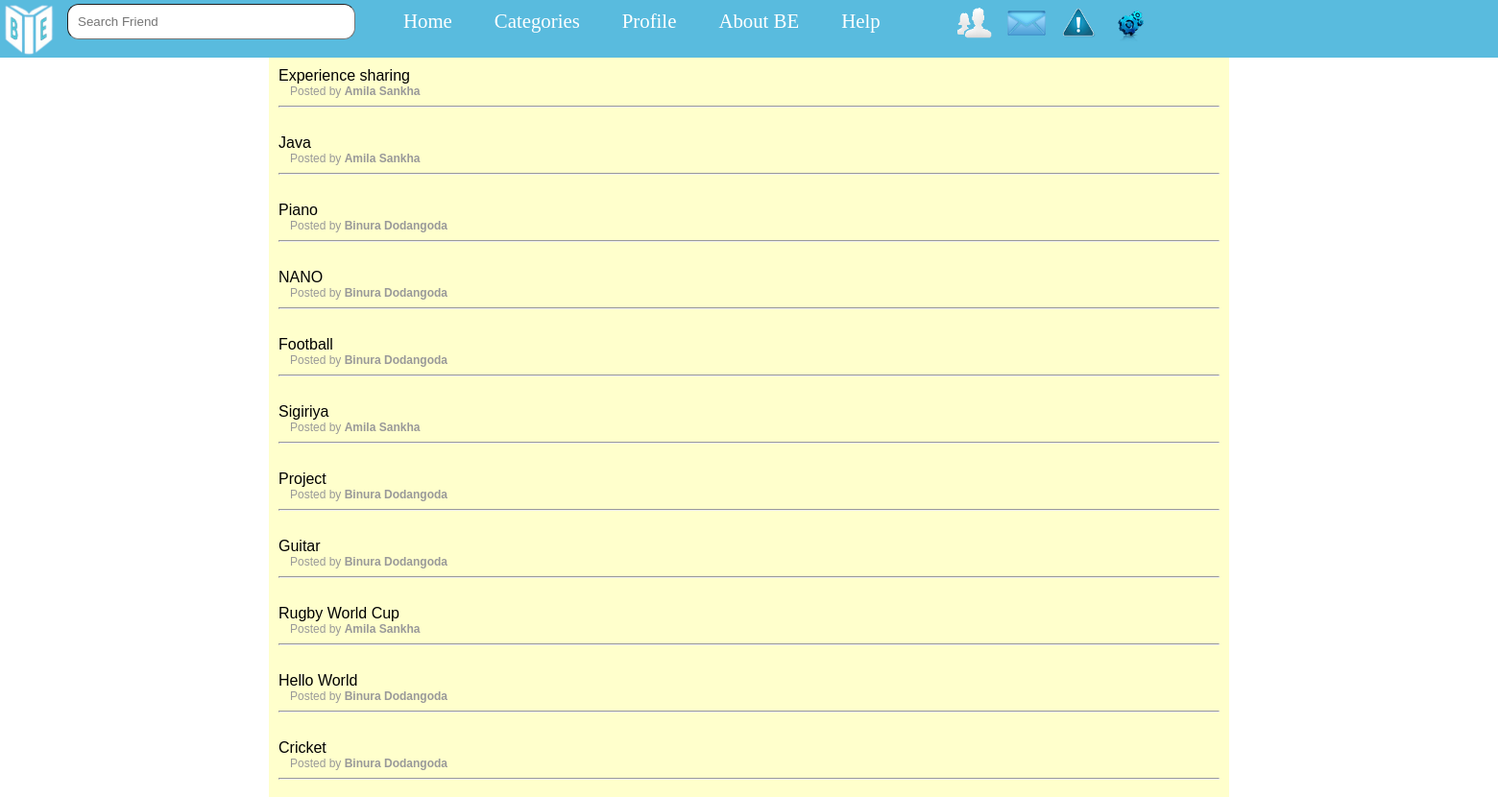
Page /php/homePage.php (signed in) on the committed database.
### tables this page shows
CREATE TABLE IF NOT EXISTS `story` (
  `Story_ID` int(10) NOT NULL AUTO_INCREMENT,
  `Title` varchar(25) NOT NULL,
  `Body` char(250) NOT NULL,
  `Category_ID` int(2) NOT NULL,
  `Type` varchar(2) NOT NULL,
  `Publish_Date` datetime NOT NULL,
  `Author_ID` int(6) NOT NULL,
  `Like_Count` int(4) NOT NULL,
  `Dislike_Feed` int(4) NOT NULL,
  `lastUpdate` datetime NOT NULL,
  PRIMARY KEY (`Story_ID`),
  KEY `Author_ID` (`Author_ID`),
  KEY `Category` (`Category_ID`)
);

CREATE TABLE IF NOT EXISTS `registered_user` (
  `Registation_ID` int(6) NOT NULL AUTO_INCREMENT,
  `User_Level` varchar(1) NOT NULL,
  `First_Name` varchar(25) NOT NULL,
  `Last_Name` varchar(25) NOT NULL,
  `Email_Address` varchar(50) NOT NULL,
  `Password` varchar(100) NOT NULL,
  `Reg.date` date NOT NULL,
  `Profpic` varchar(10) NOT NULL,
  `Gender` varchar(1) NOT NULL,
  `Status` varchar(10) DEFAULT 'None',
  `DOB` date NOT NULL,
  `City` varchar(15) DEFAULT 'None',
  `ip` varchar(15) NOT NULL,
  `lastLogin` datetime NOT NULL,
  `loginStatus` tinyint(1) NOT NULL,
  PRIMARY KEY (`Registation_ID`),
  UNIQUE KEY `Email_Address` (`Email_Address`),
  KEY `Registation_ID` (`Registation_ID`)
);

### php/homePage.php (the view, shortened to what this page needs)
<?php
if (isset($_SESSION['login'])) {
    $id = $_SESSION['id'];
} else {
    header('Location: ../index.html');
    exit();
}
?>
<html>
    <head>
        <link href="../css/catstyle.css" type="text/css" rel="stylesheet">
    </head>
    <body>
    </body>
</html>
<?php
include_once './databaseConnection.php';
include_once("template_top.php");
$sql1 = "SELECT s.* FROM friend_add f JOIN story s ON (f.F_Registation_ID = s.Author_ID OR f.Registation_ID = s.Author_ID) WHERE f.Registation_ID = '$id' and f.Confirmation = 1 and f.SenderID = '$id' and Type != 'pr' ORDER BY lastUpdate DESC";
$query1 = mysqli_query($con, $sql1);
if ($query1) {
    $i = 0;
    while ($row = mysqli_fetch_assoc($query1)) {
        $storyID = $row["Story_ID"];
        $storyDetails = "SELECT * FROM registered_user INNER JOIN story ON registered_user.Registation_ID=story.Author_ID WHERE Story_ID=" . $storyID . ";";
        $sqlstoryDetails = mysqli_query($con, $storyDetails);
        $runStory = mysqli_fetch_assoc($sqlstoryDetails);
        $author = $runStory['First_Name'] . ' ' . $runStory['Last_Name'];
        $title = $runStory['Title'];
        echo "<main id='acc'>
                <section id='item." . $i . "'>
                <a href='#item." . $i . "' style='font-family:Verdana, Geneva, sans-serif' onclick =viewStory($storyID)>" . $title . "</a>
                <div id='postDet'>Posted by <b>" . $author . "</b></div>
                <hr/>
                </section>
                </main>";
        $i++;
    }
}

### css/catstyle.css (style rules this page uses)
#acc { width:980px; margin: 0 auto; padding:10px; background-color:#FFC; }
#acc section a { color:black; text-decoration:none; }
#postDet { font-family:Verdana, Geneva, sans-serif; padding-left:1em; font-size:12px; color:#999; font-weight:100; }

### css/stylesheet.css (style rules this page uses)
body { margin: 0; padding: 0; }
a { color: #fff; text-decoration: none; }

### rows in the picture
story: Title "Experience sharing", Author_ID.Last_Name "Amila Sankha"
story: Title "Java", Author_ID.Last_Name "Amila Sankha"
story: Title "Piano", Author_ID.Last_Name "Binura Dodangoda"
story: Title "NANO", Author_ID.Last_Name "Binura Dodangoda"
story: Title "Football", Author_ID.Last_Name "Binura Dodangoda"
story: Title "Sigiriya", Author_ID.Last_Name "Amila Sankha"
story: Title "Project", Author_ID.Last_Name "Binura Dodangoda"
story: Title "Guitar", Author_ID.Last_Name "Binura Dodangoda"
story: Title "Rugby World Cup", Author_ID.Last_Name "Amila Sankha"
story: Title "Hello World", Author_ID.Last_Name "Binura Dodangoda"
story: Title "Cricket", Author_ID.Last_Name "Binura Dodangoda"
